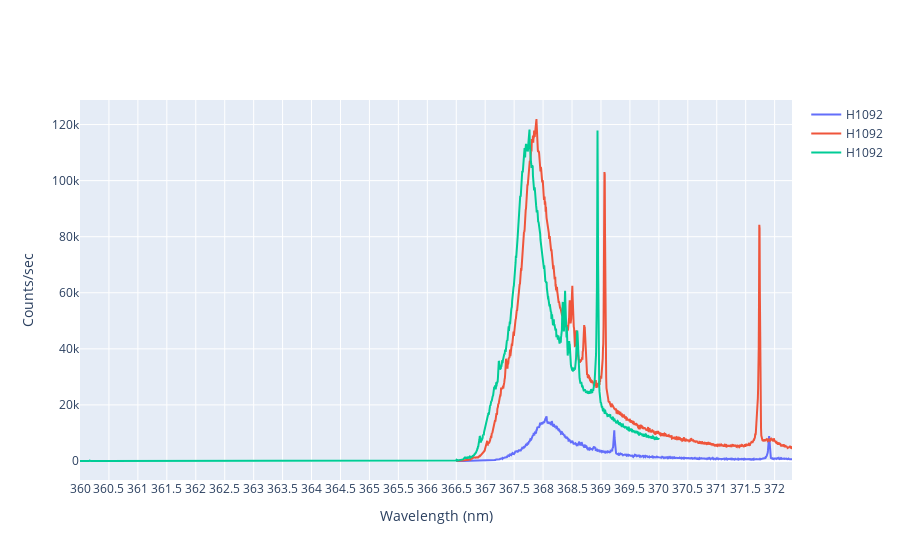

The cell this chart's notebook holds for it:
### Code cell
import numpy as np
import matplotlib.pyplot as plt
import pandas as pd
import plotly.express as px
import plotly.graph_objects as go

#E = hc/lambda in eV calculations
h = 6.6261*10**(-34) # m^2kg/s
c = 2.9979*10**8 # m/s
eV = 1.6022*10**(-19) # J
Conversion = h*c/eV

FileNames = [0]*3
for i in range(len(FileNames)):
    if i <= 5:
        string = '202007100%.0f' %(i+3)
    else:
        string = '20200709%.0f' %(i+4)
    FileNames[i] = [string]
    print(FileNames[i])

fig = go.Figure()

for j in range(len(FileNames)):
    
    
    Wavelength, Count = np.genfromtxt(FileNames[j][0], delimiter="\t", unpack = True, skip_header=4)
    #EnergyEV = [0]*len(Wavelength)
    
    #Wavelength = Wavelength*10**(-9)*1.000289
    EnergyEV = Conversion/Wavelength*1000
    
    # Add traces
    fig.add_trace(go.Scatter(x=Wavelength, y=Count,
                    mode='lines',
                    #name='%.0f' %j, 
                            name = 'H1092'))

fig['layout']['xaxis'].update(title='Wavelength (nm)', dtick=0.5, autorange=True)
fig['layout']['yaxis'].update(title='Counts/sec', autorange=True)
fig.update_layout(showlegend=True)
fig.show()

### Figure 1 — Plotly figure (JSON) as saved in the notebook; plotly's stock layout.template omitted (floating-point values rounded to 4 significant figures; data arrays with more than 128 entries replaced by an {"elided": "..."} marker saying what was removed)
{"data": [{"mode": "lines", "name": "H1092", "type": "scatter", "x": {"elided": "1161 float values"}, "y": {"elided": "1161 int values"}}, {"mode": "lines", "name": "H1092", "type": "scatter", "x": {"elided": "1161 float values"}, "y": {"elided": "1161 int values"}}, {"mode": "lines", "name": "H1092", "type": "scatter", "x": {"elided": "2001 float values"}, "y": {"elided": "2001 int values"}}], "layout": {"showlegend": true, "xaxis": {"autorange": true, "dtick": 0.5, "title": {"text": "Wavelength (nm)"}}, "yaxis": {"autorange": true, "title": {"text": "Counts/sec"}}}}
